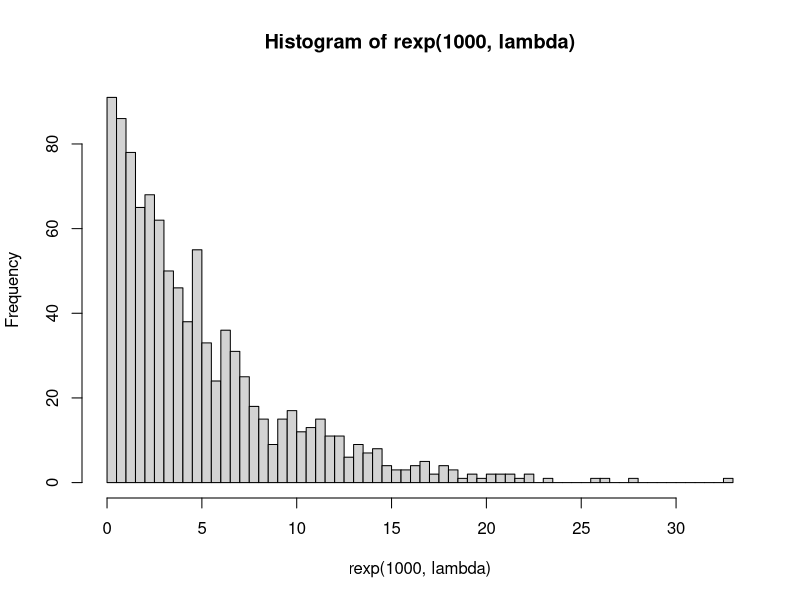
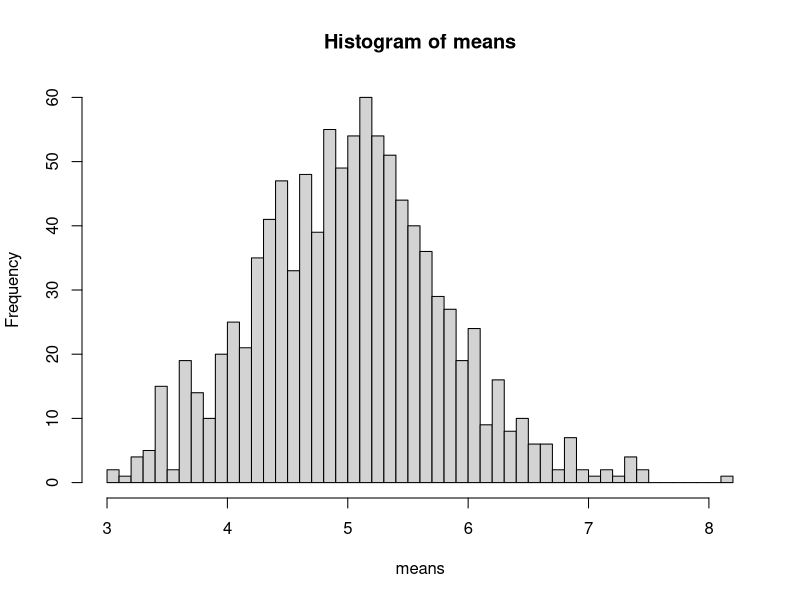
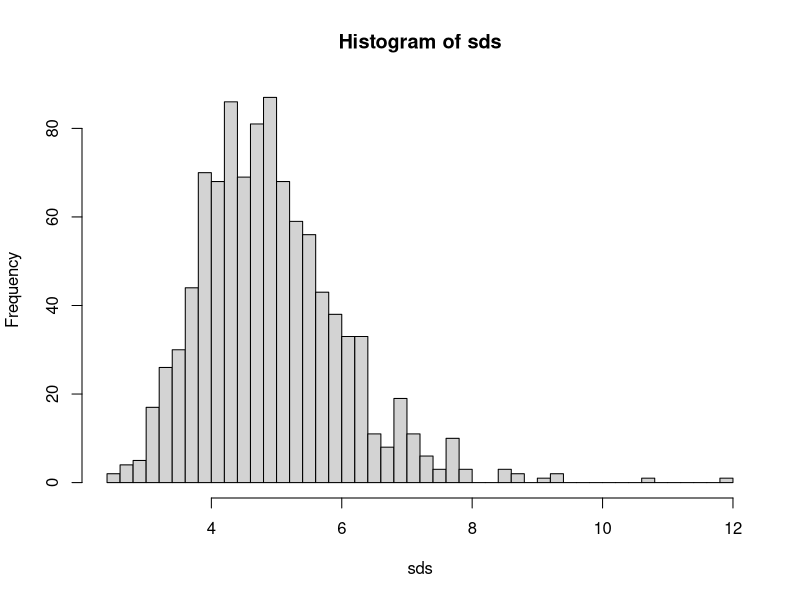

Recreate these plots in R, in order.
## ---- chunk 1
lambda <- 0.2
hist(rexp(1000, lambda), breaks = 50)

# rexp_sim returns a vector that has a function applied to a number of samples of random exponentials
rexp_sim <- function (iterations, func, sample.size = 40, lambda = 0.2) {
  sim.vec = NULL
  for (i in 1 : iterations) sim.vec = c(sim.vec, func(rexp(sample.size, lambda)))
  sim.vec
}

means <- rexp_sim(1000, mean)
hist(means, breaks = 50)

sds <- rexp_sim(1000, sd)
hist(sds, breaks = 50)

## ---- chunk 2
exp.mean <- 1 / lambda
## ---- chunk 3
exp.var <- 1 / lambda
## ---- chunk 4

